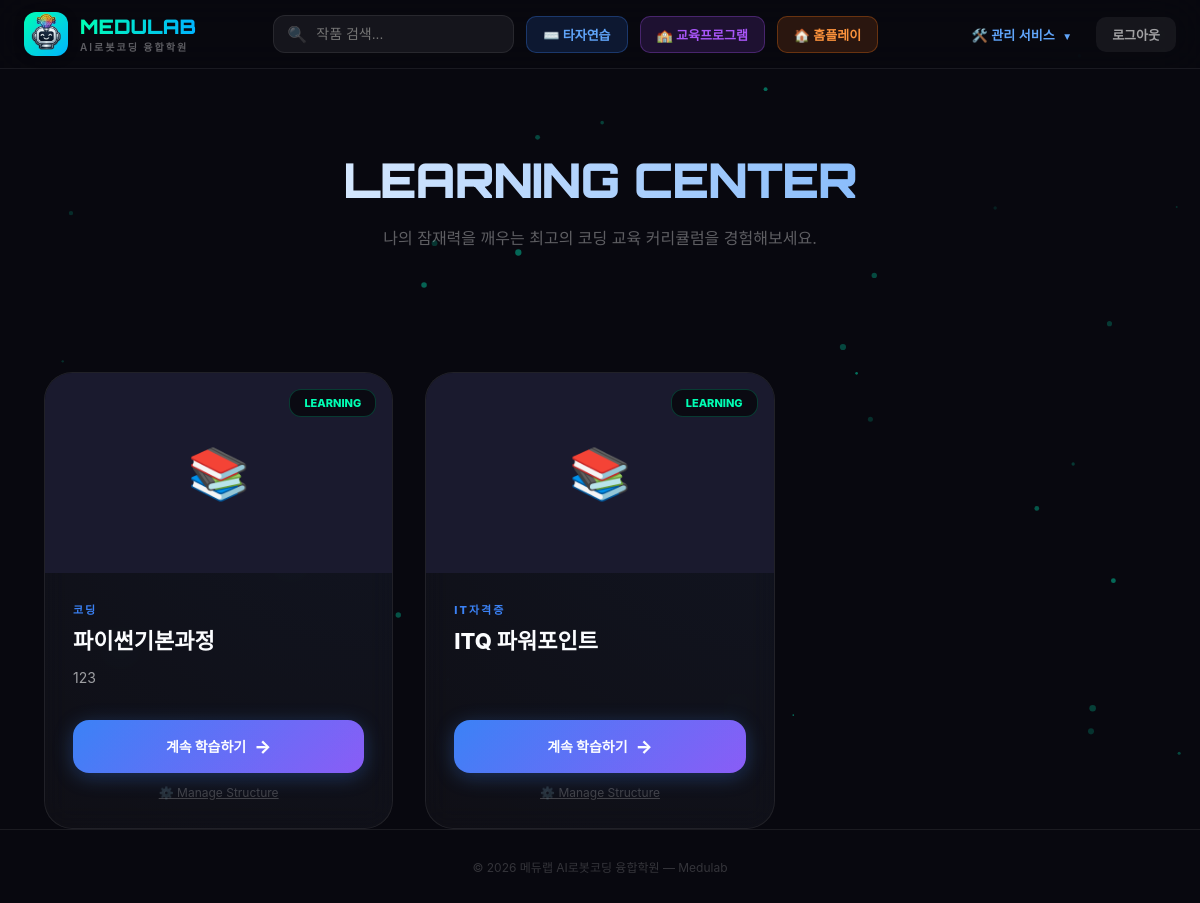
/courses/student/courses/ (signed in), run on the app's committed database.
### courses/models.py (models this page shows, shortened)
class LearningProgram(models.Model):
    name = models.CharField("과정명", max_length=100)
    description = models.TextField("과정 설명", blank=True)
    image = models.ImageField("대표 이미지", upload_to="learning_programs/", blank=True, null=True)
    program_type = models.ForeignKey(
        ProgramType,
        on_delete=models.SET_NULL,
        null=True,
        blank=True,
        related_name="learning_programs",
        verbose_name="유형"
    )
    is_active = models.BooleanField("활성화 여부", default=True)
    created_at = models.DateTimeField(auto_now_add=True)

class ProgramType(models.Model):
    name = models.CharField("프로그램 유형", max_length=50, unique=True)
    order = models.PositiveIntegerField("정렬 순서", default=0)
    class Meta:
        ordering = ['order', 'name']
        verbose_name = "프로그램 유형"
        verbose_name_plural = "프로그램 유형 목록"

### courses/views.py (the view)
# urls.py: path('student/courses/', views.student_course_list, name='student_course_list'),
@login_required
@require_full_member
def student_course_list(request):
    all_programs = LearningProgram.objects.filter(is_active=True).order_by("id")
    enrolled_ids = LearningEnrollment.objects.filter(user=request.user)\
                                           .values_list("program_id", flat=True)
    return render(request, "courses/student_course_list.html", {
        "programs": all_programs,
        "enrolled_ids": enrolled_ids,
    })

### arcade/models.py (called while the page is built)
    @property
    def is_full_member(self):
        return self.user_type in self.FULL_ACCESS_TYPES and self.is_approved

    @property
    def needs_approval(self):
        return self.user_type in self.FULL_ACCESS_TYPES and not self.is_approved

### courses/views.py (called while the page is built)
def require_full_member(view_func):
    @wraps(view_func)
    def _wrapped(request, *args, **kwargs):
        profile = getattr(request.user, 'profile', None)
        if request.user.is_staff or request.user.is_superuser:
            return view_func(request, *args, **kwargs)
        if not profile or not profile.is_full_member:
            messages.warning(request, '메듀랩 정회원만 이용 가능합니다.')
            return redirect('home')
        return view_func(request, *args, **kwargs)
    return _wrapped

### courses/templates/courses/student_course_list.html (shortened to what this page needs)
{% extends "arcade/base.html" %}
{% load static %}
{% block content %}
<main class="main">
    <div class="hero-section">
        <h1 class="fade-in">LEARNING CENTER</h1>
        <p class="fade-in">나의 잠재력을 깨우는 최고의 코딩 교육 커리큘럼을 경험해보세요.</p>
    </div>
    <div class="course-grid">
        {% for p in programs %}
        <div class="course-card">
            {% if p.id in enrolled_ids %}
                <span class="status-badge">LEARNING</span>
            {% endif %}
            <div class="course-img-wrap">
                {% if p.image %}
                    <img src="{{ p.image.url }}" class="course-img" alt="{{ p.name }}">
                {% else %}
                    <div class="course-img" style="display: flex; align-items: center; justify-content: center; font-size: 50px; background: #1a1a2e;">📚</div>
                {% endif %}
            </div>
            <div class="course-body">
                <div class="course-type">{{ p.program_type.name|default:"CORE CURRICULUM" }}</div>
                <h3 class="course-title">{{ p.name }}</h3>
                <p class="course-desc">{{ p.description }}</p>
                <div class="course-actions">
                    {% if p.id in enrolled_ids %}
                        <a href="{% url 'course_home' p.id %}" class="btn-action btn-continue">
                            계속 학습하기
                            <span style="font-size: 18px; margin-left:8px;">→</span>
                        </a>
                    {% else %}
                        <a href="{% url 'student_course_apply' p.id %}" class="btn-action btn-apply" onclick="return confirm('해당 과정을 수강신청 하시겠습니까?');">
                            수강 신청하기
                        </a>
                    {% endif %}
                    {% if user.is_staff %}
                        <a href="{% url 'chapter_manage' p.id %}" class="admin-link">
                            ⚙️ Manage Structure
                        </a>
                    {% endif %}
                </div>
            </div>
        </div>
        {% empty %}
        <div class="empty-state">
            <div style="font-size: 48px; margin-bottom: 20px;">📂</div>
            <p>아직 등록된 학습 과정이 없습니다.</p>
        </div>
        {% endfor %}
    </div>
</main>
{% endblock %}

### courses/templates/courses/student_course_list.html (style rules this page uses)
:root { --course-glass: rgba(255, 255, 255, 0.03); --course-border: rgba(255, 255, 255, 0.08); --neon-green: #00ffb4; --neon-blue: #3b82f6; }
.main { padding-bottom: 80px; }
.hero-section { text-align: center; padding: 80px 20px; margin-bottom: 40px; position: relative; overflow: hidden; }
.hero-section h1 { font: 900 48px 'Orbitron', sans-serif; margin-bottom: 16px; background: linear-gradient(90deg, #fff, #60a5fa); -webkit-background-clip: text; -webkit-text-fill-color: transparent; letter-spacing: -1px; }
.hero-section p { color: var(--text-muted); font-size: 16px; max-width: 600px; margin: 0 auto; line-height: 1.6; }
.course-grid { display: grid; grid-template-columns: repeat(auto-fill, minmax(340px, 1fr)); gap: 32px; max-width: 1200px; margin: 0 auto; padding: 0 20px; }
.course-card { background: var(--course-glass); backdrop-filter: blur(12px); -webkit-backdrop-filter: blur(12px); border: 1px solid var(--course-border); border-radius: 28px; overflow: hidden; transition: all 0.4s cubic-bezier(0.23, 1, 0.32, 1); display: flex; flex-direction: column; position: relative; }
.course-card::before { content: ''; position: absolute; inset: 0; background: radial-gradient(circle at top right, rgba(59, 130, 246, 0.05), transparent); pointer-events: none; }
.course-img-wrap { width: 100%; height: 200px; overflow: hidden; position: relative; }
.course-img { width: 100%; height: 100%; object-fit: cover; transition: transform 0.6s ease; }
.status-badge { position: absolute; top: 16px; right: 16px; background: rgba(0, 0, 0, 0.6); backdrop-filter: blur(8px); padding: 6px 14px; border-radius: 12px; font-size: 11px; font-weight: 800; color: var(--neon-green); border: 1px solid rgba(0, 255, 180, 0.2); z-index: 2; }
.course-body { padding: 28px; flex: 1; display: flex; flex-direction: column; }
.course-type { font-size: 11px; font-weight: 800; color: var(--neon-blue); text-transform: uppercase; letter-spacing: 2px; margin-bottom: 10px; }
.course-title { font-size: 22px; font-weight: 800; color: #fff; margin-bottom: 12px; line-height: 1.3; }
.course-desc { font-size: 14px; color: var(--text-secondary); line-height: 1.6; margin-bottom: 30px; display: -webkit-box; -webkit-line-clamp: 3; -webkit-box-orient: vertical; overflow: hidden; }
.course-actions { margin-top: auto; }
.btn-action { display: flex; align-items: center; justify-content: center; width: 100%; padding: 16px; border-radius: 16px; font-weight: 800; font-size: 14px; text-decoration: none; transition: all 0.3s ease; }
.btn-continue { background: linear-gradient(135deg, var(--neon-blue), #8b5cf6); color: #fff; box-shadow: 0 4px 20px rgba(59, 130, 246, 0.3); }
.admin-link { margin-top: 12px; font-size: 12px; color: var(--text-muted); text-align: center; display: block; opacity: 0.6; }

### templates/arcade/base.html (style rules this page uses)
*, *::before, *::after { box-sizing: border-box; margin: 0; padding: 0; }
:root { --bg-primary: #08080f; --bg-card: #111118; --bg-surface: #0a0a12; --text-primary: #ffffff; --text-secondary: rgba(255, 255, 255, 0.6); --text-muted: rgba(255, 255, 255, 0.35); --accent-green: #00ffb4; --accent-blue: #00b4ff; --accent-purple: #a855f7; --border: rgba(255, 255, 255, 0.08); }
body { background: var(--bg-primary); color: var(--text-primary); font-family: 'Noto Sans KR', -apple-system, BlinkMacSystemFont, sans-serif; min-height: 100vh; overflow-x: hidden; }
.main { max-width: 1400px; margin: 0 auto; padding: 0 24px; position: relative; z-index: 1; }

### data on the page
LearningProgram: shows "LEARNING", program_type.name "코딩", name "파이썬기본과정", description "123", shows "계속 학습하기"
LearningProgram: shows "LEARNING", program_type.name "IT자격증", name "ITQ 파워포인트", shows "계속 학습하기"
